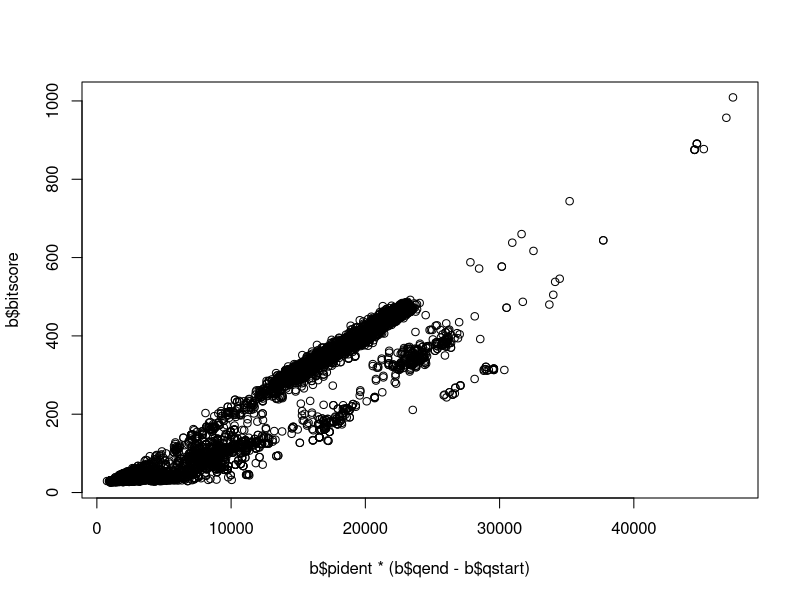
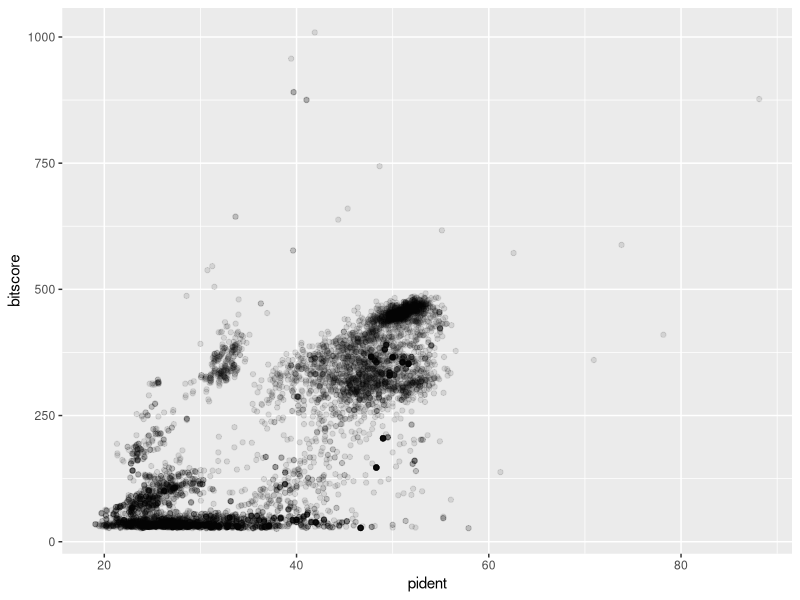

These charts were generated, in order, by the following R code:
## ---- chunk 1
knitr::opts_chunk$set(echo = TRUE)
## ---- chunk 2
read.delim("mm-second.x.zebrafish.tsv")
## ---- chunk 3
b <- read.delim("mm-second.x.zebrafish.tsv",)
colnames(b) <-  c("qseqid", "sseqid", "pident", "length", "mismatch", "gapopen", "qstart", "qend", "sstart", "send", "evalue", "bitscore")
## ---- chunk 4
## Asuming your blast results are stored in an object called 'b'
plot(b$pident  * (b$qend - b$qstart), b$bitscore)
## ---- chunk 5
library(ggplot2)
ggplot(b, aes(pident, bitscore)) + geom_point(alpha=0.1) 

